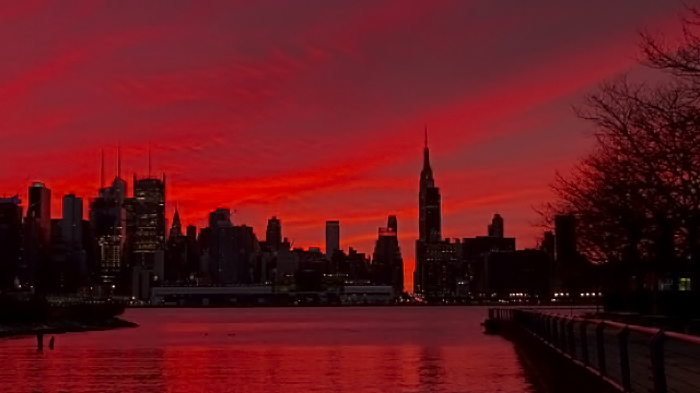
#> input picture examples/style/in1.png, 700 x 393 px; its folder holds only this picture in this run
$ python gen_all.py --in_directory examples/style --style_directory examples/style --in_seg_directory examples/style --style_seg_directory examples/style --temporary_results_directory out --results_directory out --laplacian_directory examples/style   (older library calls are emulated)
#> lines starting #> are read from the running program, lines starting #| are printed output that depends on the picture
import argparse
import glob
import os
import shutil
import multiprocessing
import math
import subprocess
import scipy.misc as spm
import scipy.ndimage as spi
import scipy.sparse as sps
import numpy as np


def deep_photo(image_list, image_dir, style_dir, in_seg_dir, style_seg_dir, lap_dir,
               tmp_results_dir, results_dir, width, num_gpus, stage_1_iter,
               stage_2_iter, optimiser, λ, f_radius, f_edge):
    num_imgs = len(image_list)
    n = int(math.ceil(float(num_imgs) / num_gpus))
    processes = [None] * num_gpus
    for j in range(num_gpus):
        cmd = ''

        for i in range(n):
            idx = i * num_gpus + j
            if idx <= num_imgs:
                image_name = image_list[idx]
                image = os.path.join(image_dir, image_name)
                style_image = os.path.join(style_dir, image_name)
                in_seg_image = os.path.join(in_seg_dir, image_name)
                style_seg_image = os.path.join(style_seg_dir, image_name)
                laplacian_csv = os.path.join(lap_dir, image_name.replace(".png", "") + "_" + str(width) + ".csv")
                print('working on ' + image_name)

                part1_cmd = ' th neuralstyle_seg.lua -backend cudnn -cudnn_autotune -optimizer '+optimiser+' -content_image ' + image + ' -style_image ' + style_image + ' -content_seg ' + in_seg_image + ' -style_seg ' + style_seg_image + ' -index ' + str(
                    idx) + ' -num_iterations ' + str(
                    stage_1_iter) + ' -save_iter 100 -print_iter 1 -gpu ' + str(
                    j) + ' -serial ' + tmp_results_dir + ' &&'

                part2_cmd = ' th deepmatting_seg.lua -backend cudnn -cudnn_autotune -optimizer '+optimiser+' -content_image ' + image + ' -style_image ' + style_image + ' -init_image ' + os.path.join(
                    tmp_results_dir, "out" + str(idx) + "_t_" + str(
                        stage_1_iter) + ".png") + ' -laplacian ' + laplacian_csv + ' -content_seg ' + in_seg_image + ' -style_seg ' + style_seg_image + ' -index ' + str(
                    idx) + ' -num_iterations ' + str(
                    stage_2_iter) + ' -save_iter 100 -print_iter 1 -gpu ' + str( j) + ' -serial ' + results_dir + ' -f_radius ' + str(f_radius) + ' -f_edge ' + str(f_edge) + ' ' + '-lambda ' + str(λ) + '&&'

                cmd = cmd + part1_cmd + part2_cmd

        cmd = cmd[1:len(cmd) - 2]
        print(cmd)
        processes[j] = subprocess.Popen(cmd, shell=True)

    for j in range(num_gpus):
        processes[j].wait()
        for i in range(n):
            idx = i * num_gpus + j
            if idx <= num_imgs:
                for f in glob.iglob(os.path.join(tmp_results_dir, "out" + str(idx) +"*")):
                    os.rename(f, f.replace("out" + str(idx), image_list[idx].replace(".png","")))
                for f in glob.iglob(os.path.join(results_dir, "best" + str(idx) + "*")):
                    os.rename(f, f.replace("best" + str(idx), image_list[idx].replace(".png","")))


def getlaplacian1(i_arr: np.ndarray, consts: np.ndarray, epsilon: float = 0.0000001, win_size: int = 1):
    neb_size = (win_size * 2 + 1) ** 2
    h, w, c = i_arr.shape
    img_size = w * h
    consts = spi.morphology.grey_erosion(consts, footprint=np.ones(shape=(win_size * 2 + 1, win_size * 2 + 1)))

    indsM = np.reshape(np.array(range(img_size)), newshape=(h, w), order='F')
    tlen = int((-consts[win_size:-win_size, win_size:-win_size] + 1).sum() * (neb_size ** 2))

    row_inds = np.zeros(tlen)
    col_inds = np.zeros(tlen)
    vals = np.zeros(tlen)
    l = 0
    for j in range(win_size, w - win_size):
        for i in range(win_size, h - win_size):
            if consts[i, j]:
                continue
            win_inds = indsM[i - win_size:i + win_size + 1, j - win_size: j + win_size + 1]
            win_inds = win_inds.ravel(order='F')
            win_i = i_arr[i - win_size:i + win_size + 1, j - win_size: j + win_size + 1, :]
            win_i = win_i.reshape((neb_size, c), order='F')
            win_mu = np.mean(win_i, axis=0).reshape(1, c)
            win_var = np.linalg.inv(
                np.matmul(win_i.T, win_i) / neb_size - np.matmul(win_mu.T, win_mu) + epsilon / neb_size * np.identity(
                    c))

            win_i2 = win_i - win_mu
            tvals = (1 + np.matmul(np.matmul(win_i2, win_var), win_i2.T)) / neb_size

            ind_mat = np.broadcast_to(win_inds, (neb_size, neb_size))
            row_inds[l: (neb_size ** 2 + l)] = ind_mat.ravel(order='C')
            col_inds[l: neb_size ** 2 + l] = ind_mat.ravel(order='F')
            vals[l: neb_size ** 2 + l] = tvals.ravel(order='F')
            l += neb_size ** 2

    vals = vals.ravel(order='F')
    row_inds = row_inds.ravel(order='F')
    col_inds = col_inds.ravel(order='F')
    a_sparse = sps.csr_matrix((vals, (row_inds, col_inds)), shape=(img_size, img_size))

    sum_a = a_sparse.sum(axis=1).T.tolist()[0]
    a_sparse = sps.diags([sum_a], [0], shape=(img_size, img_size)) - a_sparse

    return a_sparse


def im2double(im):
    min_val = np.min(im.ravel())
    max_val = np.max(im.ravel())
    return (im.astype('float') - min_val) / (max_val - min_val)


def reshape_img(in_img, l=512):
    in_h, in_w, _ = in_img.shape
    if in_h > in_w:
        h2 = l
        w2 = int(in_w * h2 / in_h)
    else:
        w2 = l
        h2 = int(in_h * w2 / in_w)

    return spm.imresize(in_img, (h2, w2))


if __name__ == "__main__":

    parser = argparse.ArgumentParser()
    parser.add_argument("-in_dir", "--in_directory", help="Path to inputs", required=True)
    parser.add_argument("-style_dir", "--style_directory", help="Path to styles", required=True)
    parser.add_argument("-in_seg_dir", "--in_seg_directory", help="Path to input segmentation", required=True)
    parser.add_argument("-style_seg_dir", "--style_seg_directory", help="Path to style segmentation", required=True)
    parser.add_argument("-tmp_results_dir", "--temporary_results_directory",
            help="Path to temporary results directory", required=True)
    parser.add_argument("-results_dir", "--results_directory", help="Path to results directory", required=True)
    parser.add_argument("-lap_dir", "--laplacian_directory", help="Path to laplacians", required=True)
    parser.add_argument("-width", "--width", help="Image width", default=512)
    parser.add_argument("-gpus", "--num_gpus", help="Number of GPUs", default=1)
    parser.add_argument("-opt", "--optimiser", help="Name of optimiser (lbfgs or adam)", default="lbfgs", choices=["lbfgs", "adam"])
    parser.add_argument("-stage_1_iter", "--stage_1_iterations", help="Iterations in stage 1", default=1000)
    parser.add_argument("-stage_2_iter", "--stage_2_iterations", help="Iterations in stage 2", default=1000)
    parser.add_argument("-lambda", "--lambda", dest="λ", help="Lambda parameter", type=int,
            default=10000)
    parser.add_argument("-f_radius", "--f_radius", help="f-radius parameter", type=int,
            default=15)
    parser.add_argument("-f_edge", "--f_edge", help="f-edge parameter", type=float,
            default=0.01)
    args = parser.parse_args()

    width = int(args.width)
    gpus = int(args.num_gpus)
    s1_iter = int(args.stage_1_iterations)
    s2_iter = int(args.stage_2_iterations)

    if not os.path.exists("/tmp/deep_photo/"):
        os.makedirs("/tmp/deep_photo/")

    if not os.path.exists("/tmp/deep_photo/in"):
        os.makedirs("/tmp/deep_photo/in")

    if not os.path.exists("/tmp/deep_photo/style"):
        os.makedirs("/tmp/deep_photo/style")

    if not os.path.exists("/tmp/deep_photo/in_seg"):
        os.makedirs("/tmp/deep_photo/in_seg")

    if not os.path.exists("/tmp/deep_photo/style_seg"):
        os.makedirs("/tmp/deep_photo/style_seg")

    if not os.path.exists(args.laplacian_directory):
        os.makedirs(args.laplacian_directory)

    if not os.path.exists(args.temporary_results_directory):
        os.makedirs(args.temporary_results_directory)

    if not os.path.exists(args.results_directory):
        os.makedirs(args.results_directory)

    files = []
    for f in glob.iglob(os.path.join(args.in_directory, '*.png')):
        files.append(f)

    good_images = []
    for f in files:
        image_name = os.path.basename(f)
        style_name = os.path.join(args.style_directory, image_name)
        image_seg_name = os.path.join(args.in_seg_directory, image_name)
        style_seg_name = os.path.join(args.style_seg_directory, image_name)
        if os.path.exists(style_name) and \
                os.path.exists(image_seg_name) and \
                os.path.exists(style_seg_name):
            good_images.append(image_name)
        else:
            print("Skipped " + str(image_name) + " due to missing files.")


    def process_image(image_name):
        filename = os.path.join(args.in_directory, image_name)
        style_name = os.path.join(args.style_directory, image_name)
        image_seg_name = os.path.join(args.in_seg_directory, image_name)
        style_seg_name = os.path.join(args.style_seg_directory, image_name)
        lap_name = os.path.join(args.laplacian_directory,
                                image_name.replace(".png", "") + "_" + str(args.width) + ".csv")

        img = spi.imread(filename, mode="RGB")
        resized_img = reshape_img(img, width)
        spm.imsave("/tmp/deep_photo/in/" + image_name, resized_img)

        style_img = spi.imread(style_name, mode="RGB")
        resized_style_img = reshape_img(style_img, width)
        spm.imsave("/tmp/deep_photo/style/" + image_name, resized_style_img)

        in_seg_img = spi.imread(image_seg_name, mode="RGB")
        resized_in_seg_img = reshape_img(in_seg_img, width)
        spm.imsave("/tmp/deep_photo/in_seg/" + image_name, resized_in_seg_img)

        style_seg_img = spi.imread(style_seg_name, mode="RGB")
        resized_style_seg_img = reshape_img(style_seg_img, width)
        spm.imsave("/tmp/deep_photo/style_seg/" + image_name, resized_style_seg_img)

        if not os.path.exists(lap_name):
            print("Calculating matting laplacian for " + str(image_name) + "...")
            img = im2double(resized_img)
            h, w, c = img.shape
            csr = getlaplacian1(img, np.zeros(shape=(h, w)), 1e-7, 1)
            coo = csr.tocoo()
            zipped = zip(coo.row + 1, coo.col + 1, coo.data)
            with open(lap_name, 'w') as out_file:
                out_file.write(str(len(coo.data))+"\n")
                for row, col, val in zipped:
                    out_file.write("%d,%d,%.15f\n" % (row, col, val))


    pool = multiprocessing.Pool(multiprocessing.cpu_count())
    pool.map(process_image, good_images)
#> in process_image, img is the input picture: shape (393, 700, 3); mean R, G, B 99.3, 22.4, 28.1
#> in im2double, `min_val = np.min(im.ravel())`: min_val = 0
#> in im2double, `max_val = np.max(im.ravel())`: max_val = 227
#> in im2double, `return (im.astype('float') - min_val) / (max_val - min_val)`:
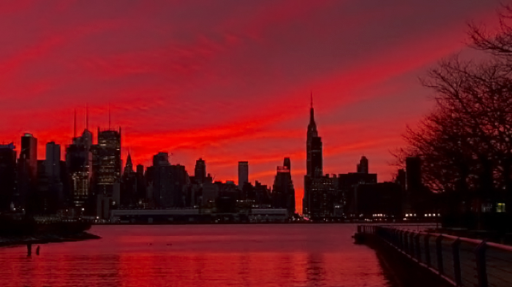
#> returned value: shape (287, 512, 3) float64; mean of channels 0, 1, 2 0.437, 0.0985, 0.124; drawn as R, G, B
#> in getlaplacian1, `consts = spi.morphology.grey_erosion(consts, footprint=np.ones(shape=(..`: consts: shape (287, 512) float64; every value is 0
#> in getlaplacian1, `tlen = int((-consts[win_size:-win_size, win_size:-win_size] + 1).sum()..`: tlen = 11773350
#> in getlaplacian1, `sum_a = a_sparse.sum(axis=1).T.tolist()[0]`: sum_a = 146944 items
#> the loop in process_image, `for row, col, val in zipped:` made 3649666 passes
#> (row, col, val) on passes 1 to 3: (1, 1, 0.833), (1, 2, -1.1e-06), (1, 3, -0.000214)

    deep_photo(good_images, "/tmp/deep_photo/in/", "/tmp/deep_photo/style/", "/tmp/deep_photo/in_seg/",
               "/tmp/deep_photo/style_seg/", args.laplacian_directory, args.temporary_results_directory,
               args.results_directory,
               width, gpus, s1_iter, s2_iter, args.optimiser, args.λ, args.f_radius,
               args.f_edge)

    shutil.rmtree("/tmp/deep_photo/", ignore_errors=True)
